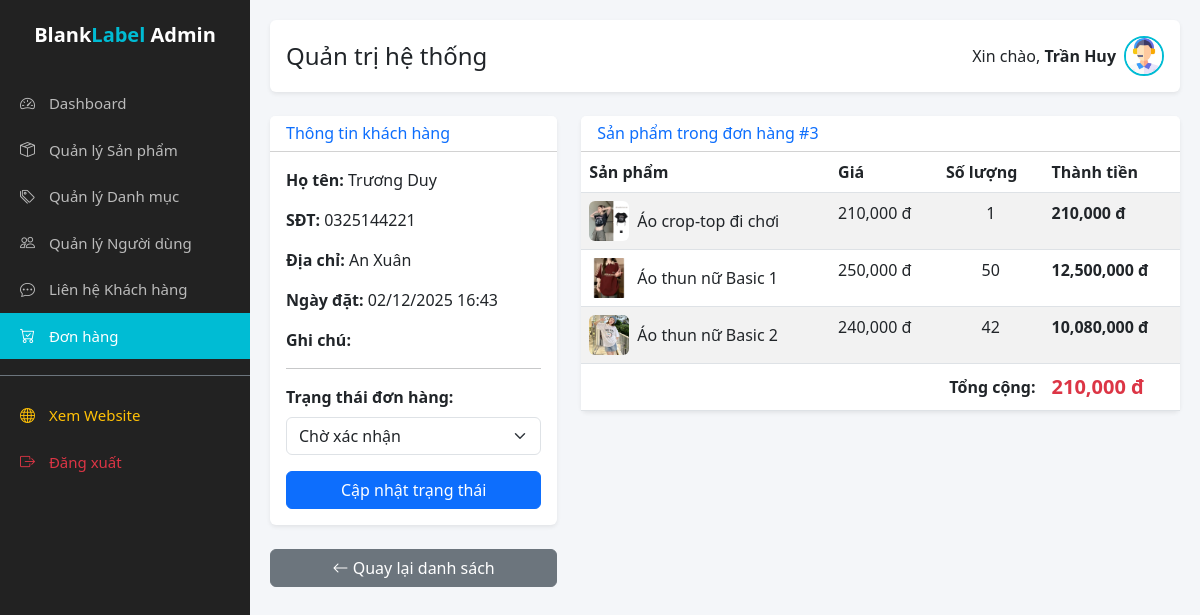
Screenshot of /admin/admin_order_detail.php?id=3 (signed in) with the database file from the repository.
### tables this page shows
CREATE TABLE `don_hang` (
  `id_don_hang` int(11) NOT NULL,
  `id_khach_hang` int(11) NOT NULL,
  `ho_ten` varchar(100) NOT NULL,
  `dien_thoai` varchar(20) NOT NULL,
  `email` varchar(100) DEFAULT NULL,
  `dia_chi` text NOT NULL,
  `ghi_chu` text DEFAULT NULL,
  `phuong_thuc_thanh_toan` enum('cod','bank') DEFAULT 'cod',
  `tong_tien` decimal(15,2) NOT NULL,
  `trang_thai` varchar(50) DEFAULT 'cho_xac_nhan',
  `ngay_dat` datetime DEFAULT current_timestamp()
);

CREATE TABLE `chi_tiet_don_hang` (
  `id` int(11) NOT NULL,
  `id_don_hang` int(11) NOT NULL,
  `id_san_pham` int(11) NOT NULL,
  `so_luong` int(11) NOT NULL,
  `don_gia` decimal(15,2) NOT NULL
);

CREATE TABLE `san_pham` (
  `id_san_pham` int(11) NOT NULL,
  `ten_san_pham` varchar(255) DEFAULT NULL,
  `id_danh_muc` int(11) DEFAULT NULL,
  `gia` decimal(10,2) DEFAULT NULL,
  `mo_ta` text DEFAULT NULL,
  `link_anh` varchar(255) DEFAULT NULL
);

### admin/admin_order_detail.php (the view, shortened to what this page needs)
<?php include 'includes/header.php'; ?>
<?php
$order_id = intval($_GET['id']);
$sql_order = "SELECT * FROM don_hang WHERE id_don_hang = $order_id";
$order = $conn->query($sql_order)->fetch_assoc();
?>
<div class="row">
    <div class="col-md-4">
        <div class="card shadow-sm border-0 mb-4">
            <div class="card-header bg-white">
                <h6 class="m-0 font-weight-bold text-primary">Thông tin khách hàng</h6>
            </div>
            <div class="card-body">
                <p><strong>Họ tên:</strong> <?php echo htmlspecialchars($order['ho_ten']); ?></p>
                <p><strong>SĐT:</strong> <?php echo htmlspecialchars($order['dien_thoai']); ?></p>
                <p><strong>Địa chỉ:</strong> <?php echo htmlspecialchars($order['dia_chi']); ?></p>
                <p><strong>Ngày đặt:</strong> <?php echo date('d/m/Y H:i', strtotime($order['ngay_dat'])); ?></p>
                <p><strong>Ghi chú:</strong> <?php echo htmlspecialchars($order['ghi_chu'] ?? 'Không có'); ?></p>
                <hr>
                <form method="POST">
                    <label class="form-label fw-bold">Trạng thái đơn hàng:</label>
                    <select name="trang_thai" class="form-select mb-3">
                        <option value="Chờ xác nhận" <?php if($order['trang_thai']=='Chờ xác nhận') echo 'selected'; ?>>Chờ xác nhận</option>
                    </select>
                    <button type="submit" name="update_status" class="btn btn-primary w-100">Cập nhật trạng thái</button>
                </form>
            </div>
        </div>
        <a href="admin_orders.php" class="btn btn-secondary w-100"><i class="bi bi-arrow-left"></i> Quay lại danh sách</a>
    </div>
    <div class="col-md-8">
        <div class="card shadow-sm border-0">
            <div class="card-header bg-white">
                <h6 class="m-0 font-weight-bold text-primary">Sản phẩm trong đơn hàng #<?php echo $order_id; ?></h6>
            </div>
            <div class="card-body p-0">
                <table class="table table-striped mb-0">
                    <thead>
                        <tr>
                            <th>Sản phẩm</th>
                            <th>Giá</th>
                            <th>Số lượng</th>
                            <th>Thành tiền</th>
                        </tr>
                    </thead>
                    <tbody>
                        <?php
                        $sql_detail = "SELECT c.*, s.ten_san_pham, s.link_anh
                                    FROM chi_tiet_don_hang c
                                    JOIN san_pham s ON c.id_san_pham = s.id_san_pham
                                    WHERE c.id_don_hang = $order_id";
                        if ($conn->query($sql_detail)) {
                            $res_detail = $conn->query($sql_detail);
                            while ($item = $res_detail->fetch_assoc()) {
                                $subtotal = $item['don_gia'] * $item['so_luong'];
                                echo "<tr>";
                                echo "<td>
                                        <div class='d-flex align-items-center'>
                                            <img src='../assets/images/" . $item['link_anh'] . "' width='40' class='me-2 rounded'>
                                            " . htmlspecialchars($item['ten_san_pham']) . "
                                        </div>
                                    </td>";
                                echo "<td>" . number_format($item['don_gia']) . " đ</td>";
                                echo "<td class='text-center'>" . $item['so_luong'] . "</td>";
                                echo "<td class='fw-bold'>" . number_format($subtotal) . " đ</td>";
                                echo "</tr>";
                            }
                        } else {
                            echo "<tr><td colspan='4'>Chưa có dữ liệu chi tiết</td></tr>";
                        }
                        ?>
                    </tbody>
                    <tfoot>
                        <tr>
                            <td colspan="3" class="text-end fw-bold">Tổng cộng:</td>
                            <td class="fw-bold text-danger fs-5"><?php echo number_format($order['tong_tien']); ?> đ</td>
                        </tr>
                    </tfoot>
                </table>
            </div>
        </div>
    </div>
</div>
<?php include 'includes/footer.php'; ?>

### admin/includes/header.php (style rules this page uses)
:root { --primary-color: #00bcd4; --dark-bg: #222; }
body { background-color: #f4f6f9; }

### rows the page displays
don_hang: ho_ten "Trương Duy", dien_thoai "0325144221", dia_chi "An Xuân", ngay_dat "02/12/2025 16:43", tong_tien "210,000"
chi_tiet_don_hang: id_san_pham.link_anh (picture), id_san_pham.ten_san_pham "Áo crop-top đi chơi", don_gia "210,000", so_luong "1", subtotal "210,000"
chi_tiet_don_hang: id_san_pham.link_anh (picture), id_san_pham.ten_san_pham "Áo thun nữ Basic 1", don_gia "250,000", so_luong "50", subtotal "12,500,000"
chi_tiet_don_hang: id_san_pham.link_anh (picture), id_san_pham.ten_san_pham "Áo thun nữ Basic 2", don_gia "240,000", so_luong "42", subtotal "10,080,000"

### other values shown
$_SESSION['admin_name'] "Trần Huy"
$order_id "3"
